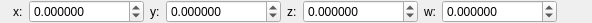
<?xml version="1.0" encoding="UTF-8"?>
<ui version="4.0">
 <class>MaterialVar_Float</class>
 <widget class="QWidget" name="MaterialVar_Float">
  <property name="geometry">
   <rect>
    <x>0</x>
    <y>0</y>
    <width>592</width>
    <height>20</height>
   </rect>
  </property>
  <property name="windowTitle">
   <string>Form</string>
  </property>
  <layout class="QHBoxLayout" name="horizontalLayout">
   <property name="leftMargin">
    <number>0</number>
   </property>
   <property name="topMargin">
    <number>0</number>
   </property>
   <property name="rightMargin">
    <number>0</number>
   </property>
   <property name="bottomMargin">
    <number>0</number>
   </property>
   <item>
    <widget class="QLabel" name="label">
     <property name="text">
      <string/>
     </property>
    </widget>
   </item>
   <item>
    <widget class="QLabel" name="lblX">
     <property name="text">
      <string>x:</string>
     </property>
    </widget>
   </item>
   <item>
    <widget class="QDoubleSpinBox" name="txtX">
     <property name="decimals">
      <number>6</number>
     </property>
     <property name="minimum">
      <double>-999999999.999999046325684</double>
     </property>
     <property name="maximum">
      <double>999999999.999999046325684</double>
     </property>
     <property name="singleStep">
      <double>0.100000000000000</double>
     </property>
    </widget>
   </item>
   <item>
    <widget class="QLabel" name="lblY">
     <property name="text">
      <string>y:</string>
     </property>
    </widget>
   </item>
   <item>
    <widget class="QDoubleSpinBox" name="txtY">
     <property name="decimals">
      <number>6</number>
     </property>
     <property name="minimum">
      <double>-999999999.999999046325684</double>
     </property>
     <property name="maximum">
      <double>999999999.999999046325684</double>
     </property>
     <property name="singleStep">
      <double>0.100000000000000</double>
     </property>
    </widget>
   </item>
   <item>
    <widget class="QLabel" name="lblZ">
     <property name="text">
      <string>z:</string>
     </property>
    </widget>
   </item>
   <item>
    <widget class="QDoubleSpinBox" name="txtZ">
     <property name="decimals">
      <number>6</number>
     </property>
     <property name="minimum">
      <double>-999999999.999999046325684</double>
     </property>
     <property name="maximum">
      <double>999999999.999999046325684</double>
     </property>
     <property name="singleStep">
      <double>0.100000000000000</double>
     </property>
    </widget>
   </item>
   <item>
    <widget class="QLabel" name="lblW">
     <property name="text">
      <string>w:</string>
     </property>
    </widget>
   </item>
   <item>
    <widget class="QDoubleSpinBox" name="txtW">
     <property name="decimals">
      <number>6</number>
     </property>
     <property name="minimum">
      <double>-999999999.999999046325684</double>
     </property>
     <property name="maximum">
      <double>999999999.999999046325684</double>
     </property>
     <property name="singleStep">
      <double>0.100000000000000</double>
     </property>
    </widget>
   </item>
   <item>
    <spacer name="horizontalSpacer">
     <property name="orientation">
      <enum>Qt::Horizontal</enum>
     </property>
     <property name="sizeHint" stdset="0">
      <size>
       <width>40</width>
       <height>20</height>
      </size>
     </property>
    </spacer>
   </item>
  </layout>
 </widget>
 <resources/>
 <connections/>
</ui>
